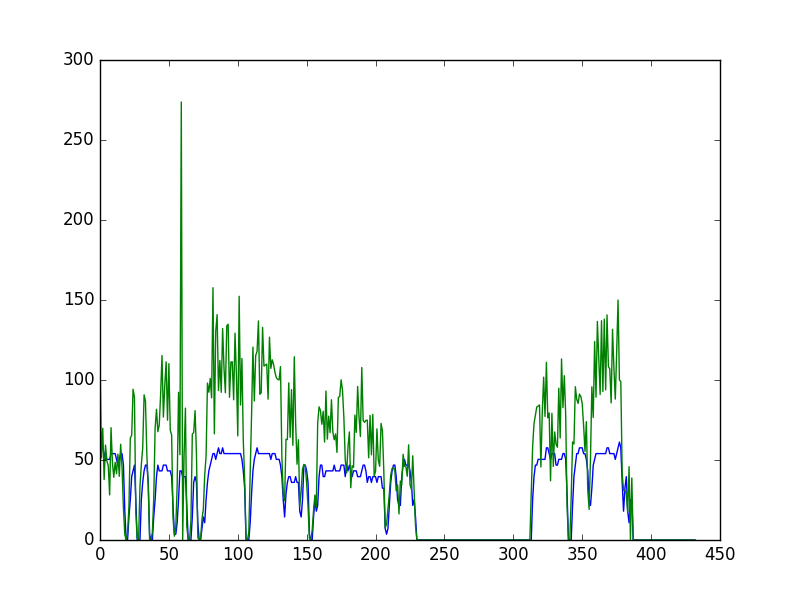

The script that saved this image:
# ming

import io
import json
import matplotlib.pyplot as plt
from math import radians, cos, sin, asin, sqrt
from datetime import datetime, timedelta

bus_data_points = {}
bus_speed = {}
bus_location_time = {}
bus_data_points_speed = []

with open('./busdata.json', 'r') as busdata_json:
    databuf = io.StringIO()  # Initialize an empty StringIO file.
    for line in busdata_json:        # Read one line from the original file.
        databuf.write(line)    # Write the read line into the StringIO file.
        if line == '}\n':      # Did we reach the end of a top-level dictionary?
            databuf.seek(0)    # Set the StringIO to enable reading from its beginning.
            data = json.load(databuf)   # Read the single top-level JSON dictionary.
            databuf.close()             # Discard the current StringIO object.
            databuf = io.StringIO()  # Initialize a new empty StringIO object.
            # Now data can be used as a normal Python dictionary.
            # print(data.keys())  # One example: lists the keys of the data dictionary.
            for i in data['body']:
                if i['monitoredVehicleJourney']['lineRef'] not in bus_data_points:
                    bus_data_points[i['monitoredVehicleJourney']['lineRef']] = [i['recordedAtTime'] + i['monitoredVehicleJourney']['vehicleRef']]
                    bus_speed[i['monitoredVehicleJourney']['lineRef']] = [i['monitoredVehicleJourney']['speed']]
                    bus_location_time[i['monitoredVehicleJourney']['lineRef']] = [(i['recordedAtTime'], i['monitoredVehicleJourney']['vehicleLocation'])]
                if (i['recordedAtTime'] + i['monitoredVehicleJourney']['vehicleRef']) not in bus_data_points[i['monitoredVehicleJourney']['lineRef']]:
                    bus_data_points[i['monitoredVehicleJourney']['lineRef']] += [i['recordedAtTime'] + i['monitoredVehicleJourney']['vehicleRef']]
                    bus_speed[i['monitoredVehicleJourney']['lineRef']] += [i['monitoredVehicleJourney']['speed']]
                    bus_location_time[i['monitoredVehicleJourney']['lineRef']] += [(i['recordedAtTime'], i['monitoredVehicleJourney']['vehicleLocation'])]
    databuf.close()           # Discard the StringIO file also in the end.

def haversine(p1, p2):  # p1, p2 coordinate points of form [latitude, longitude].
    # Convert decimal degrees to radians (also ensures values are floats).
    pr1 = [radians(float(p1[0])), radians(float(p1[1]))]
    pr2 = [radians(float(p2[0])), radians(float(p2[1]))]

    # Haversine formula
    dlat = pr2[0] - pr1[0]   # Difference of latitudes.
    dlon = pr2[1] - pr1[1]   # Difference of longitudes.
    a = sin(dlat/2)**2 + cos(pr1[0]) * cos(pr2[0]) * sin(dlon/2)**2
    c = 2 * asin(sqrt(a))
    r = 6371  # Radius of earth in kilometers.
    return c * r

def location_format_change(line_number, bus_location_time_dict):
    line_location_list = []
    line_time_list = []
    for i in range(len(bus_location_time_dict[line_number])):
        line_location_list += [[bus_location_time_dict[line_number][i][1]['longitude'], bus_location_time_dict[line_number][i][1]['latitude']]]
        line_time_list += [bus_location_time_dict[line_number][i][0]]
    return line_location_list, line_time_list

location = []
time = []
location, time = location_format_change('1', bus_location_time)
# print(location)
# print(time)

location_haversine = []
for i in range(len(location)-1):
    location_haversine.append(haversine(location[i], location[i+1]))
# print(location_haversine)

time_change_format = []
for i in range(len(time)-1):
    time_change_format.append(abs(datetime.strptime(time[i],'%Y-%m-%dT%H:%M:%S.%f+03:00') - datetime.strptime(time[i+1],'%Y-%m-%dT%H:%M:%S.%f+03:00')))
# print(time_change_format)

for i in range(len(location_haversine)):
    if timedelta.total_seconds(time_change_format[i]) == 0.0:
        bus_data_points_speed.append(0.0)
    else:
        bus_data_points_speed.append(location_haversine[i] * 3600.0 / timedelta.total_seconds(time_change_format[i]))

plt.plot(bus_speed['1'])
plt.plot(bus_data_points_speed)
plt.savefig('busspeeds.png')
plt.show()